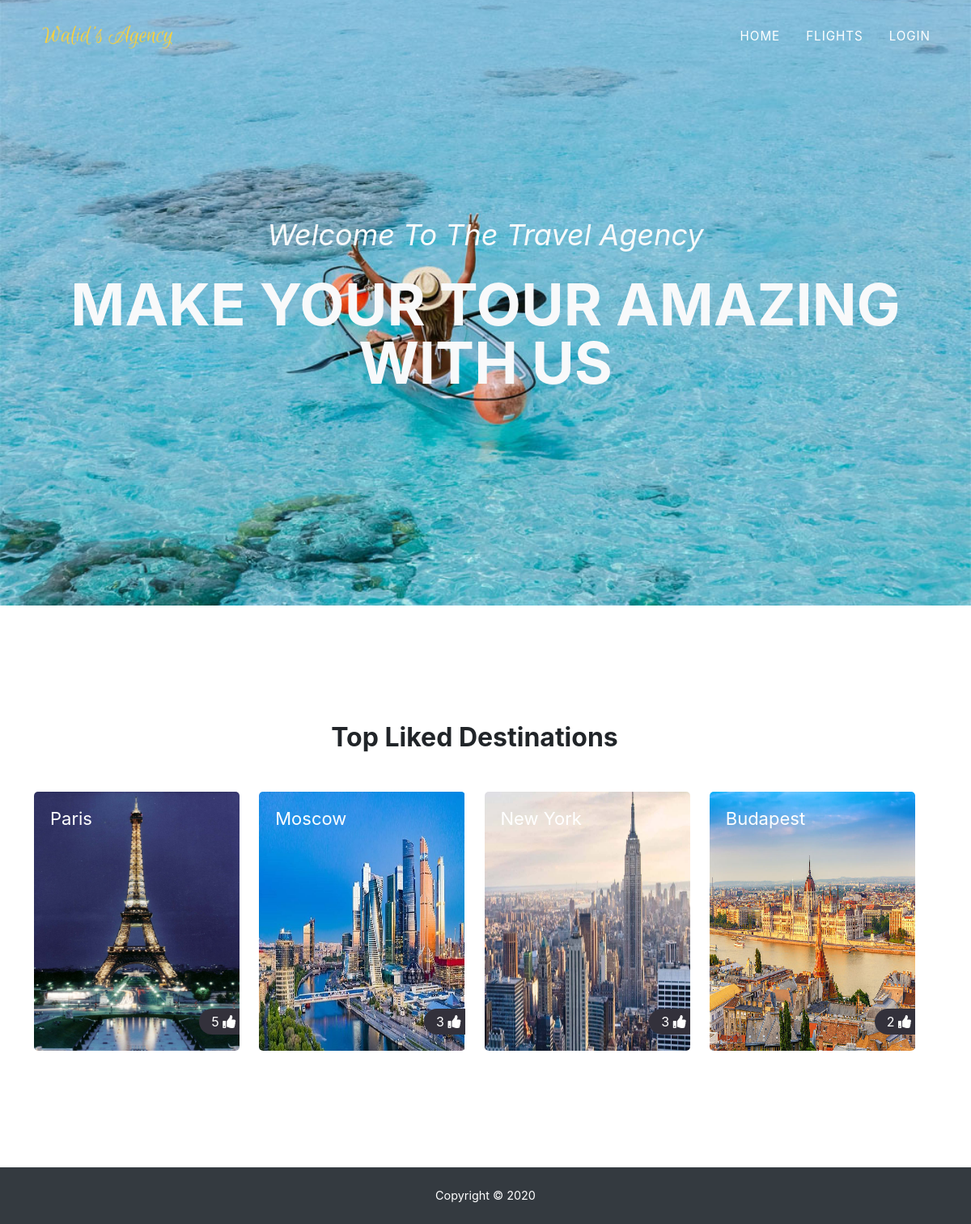
The page /Home/ on the database its author committed.
### Flights/models.py (models this page shows, shortened)
class Flight(models.Model):
    Departure = models.CharField(max_length=20)
    Arrival = models.CharField(max_length=20)
    FlightDate = models.DateTimeField()
    Price = models.DecimalField(max_digits=7, decimal_places=2)
    image = models.ImageField(default='default.jpg', upload_to='destination_pics')
    created = models.DateTimeField(auto_now_add=True)
    likes = models.ManyToManyField(User, blank=True)

### Flights/views.py (the view)
# urls.py: path('', views.Home_view, name='Home'),
def Home_view(request):
    Top_liked_Flights = Flight.objects.all().annotate(num_likes = Count('likes')).order_by('-num_likes')[:4]
    return render(request,'Flight/list.html',{"Flights": Top_liked_Flights})

### Flights/templates/Flight/list.html (shortened to what this page needs)
{% extends "base.html" %}
{% block content %}
<section>
  <div class="container">
      <div class="row justify-content-center pb-4">
    <div class="col-md-12 heading-section text-center">
      <h2 class="mb-4">Top Liked Destinations</h2>
    </div>
  </div>
  <div class="row">
    {% for flight in Flights %}
      <div class="col-md-3">
          <div class="project-destination">
              <a href="#" class="img" style="background-image: url(./media/{{ flight.image }});">
                  <div class="text">
                      <h3>{{ flight.Arrival }}</h3>
                      <div><span>{{flight.likes.all.count}}&nbsp;<i class="fa fa-thumbs-up" aria-hidden="true"></i></span></div>
                  </div>
              </a>
          </div>
      </div>
    {% endfor %}
  </div>
  </div>
</section>
{% endblock %}

### rows shown on the page
Flight: image (picture), Arrival "Paris", likes.all.count "5"
Flight: image (picture), Arrival "Moscow", likes.all.count "3"
Flight: image (picture), Arrival "New York", likes.all.count "3"
Flight: image (picture), Arrival "Budapest", likes.all.count "2"
